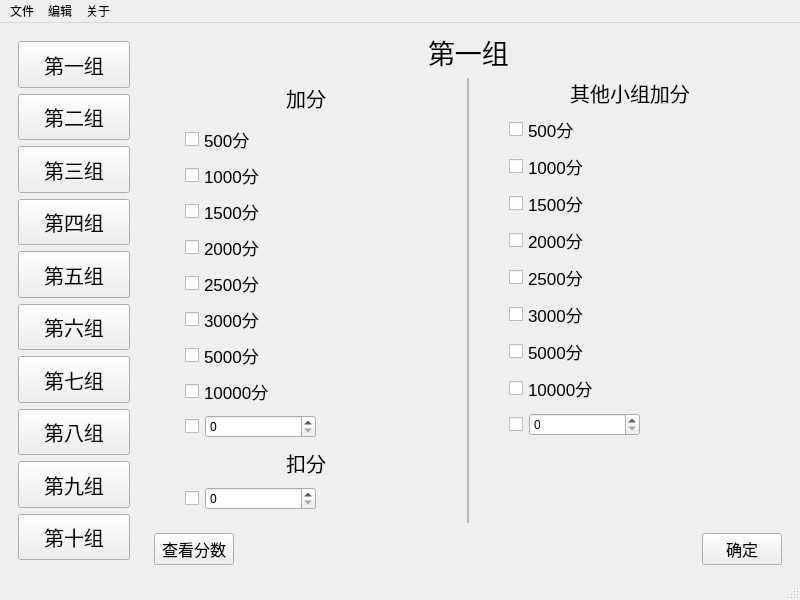
<?xml version="1.0" encoding="UTF-8"?>
<ui version="4.0">
 <class>MainWindow</class>
 <widget class="QMainWindow" name="MainWindow">
  <property name="geometry">
   <rect>
    <x>0</x>
    <y>0</y>
    <width>800</width>
    <height>600</height>
   </rect>
  </property>
  <property name="windowTitle">
   <string>记分器</string>
  </property>
  <widget class="QWidget" name="centralwidget">
   <layout class="QHBoxLayout" name="horizontalLayout">
    <item>
     <widget class="QWidget" name="choosebutton" native="true">
      <property name="minimumSize">
       <size>
        <width>130</width>
        <height>0</height>
       </size>
      </property>
      <property name="maximumSize">
       <size>
        <width>130</width>
        <height>16777215</height>
       </size>
      </property>
      <layout class="QVBoxLayout" name="verticalLayout">
       <item>
        <widget class="QPushButton" name="pbzu1">
         <property name="sizePolicy">
          <sizepolicy hsizetype="Expanding" vsizetype="Expanding">
           <horstretch>0</horstretch>
           <verstretch>0</verstretch>
          </sizepolicy>
         </property>
         <property name="font">
          <font>
           <pointsize>15</pointsize>
          </font>
         </property>
         <property name="text">
          <string>第一组</string>
         </property>
        </widget>
       </item>
       <item>
        <widget class="QPushButton" name="pbzu2">
         <property name="sizePolicy">
          <sizepolicy hsizetype="Expanding" vsizetype="Expanding">
           <horstretch>0</horstretch>
           <verstretch>0</verstretch>
          </sizepolicy>
         </property>
         <property name="font">
          <font>
           <pointsize>15</pointsize>
          </font>
         </property>
         <property name="text">
          <string>第二组</string>
         </property>
        </widget>
       </item>
       <item>
        <widget class="QPushButton" name="pbzu3">
         <property name="sizePolicy">
          <sizepolicy hsizetype="Expanding" vsizetype="Expanding">
           <horstretch>0</horstretch>
           <verstretch>0</verstretch>
          </sizepolicy>
         </property>
         <property name="font">
          <font>
           <pointsize>15</pointsize>
          </font>
         </property>
         <property name="text">
          <string>第三组</string>
         </property>
        </widget>
       </item>
       <item>
        <widget class="QPushButton" name="pbzu4">
         <property name="sizePolicy">
          <sizepolicy hsizetype="Expanding" vsizetype="Expanding">
           <horstretch>0</horstretch>
           <verstretch>0</verstretch>
          </sizepolicy>
         </property>
         <property name="font">
          <font>
           <pointsize>15</pointsize>
          </font>
         </property>
         <property name="text">
          <string>第四组</string>
         </property>
        </widget>
       </item>
       <item>
        <widget class="QPushButton" name="pbzu5">
         <property name="sizePolicy">
          <sizepolicy hsizetype="Expanding" vsizetype="Expanding">
           <horstretch>0</horstretch>
           <verstretch>0</verstretch>
          </sizepolicy>
         </property>
         <property name="font">
          <font>
           <pointsize>15</pointsize>
          </font>
         </property>
         <property name="text">
          <string>第五组</string>
         </property>
        </widget>
       </item>
       <item>
        <widget class="QPushButton" name="pbzu6">
         <property name="sizePolicy">
          <sizepolicy hsizetype="Expanding" vsizetype="Expanding">
           <horstretch>0</horstretch>
           <verstretch>0</verstretch>
          </sizepolicy>
         </property>
         <property name="font">
          <font>
           <pointsize>15</pointsize>
          </font>
         </property>
         <property name="text">
          <string>第六组</string>
         </property>
        </widget>
       </item>
       <item>
        <widget class="QPushButton" name="pbzu7">
         <property name="sizePolicy">
          <sizepolicy hsizetype="Expanding" vsizetype="Expanding">
           <horstretch>0</horstretch>
           <verstretch>0</verstretch>
          </sizepolicy>
         </property>
         <property name="font">
          <font>
           <pointsize>15</pointsize>
          </font>
         </property>
         <property name="text">
          <string>第七组</string>
         </property>
        </widget>
       </item>
       <item>
        <widget class="QPushButton" name="pbzu8">
         <property name="sizePolicy">
          <sizepolicy hsizetype="Expanding" vsizetype="Expanding">
           <horstretch>0</horstretch>
           <verstretch>0</verstretch>
          </sizepolicy>
         </property>
         <property name="font">
          <font>
           <pointsize>15</pointsize>
          </font>
         </property>
         <property name="text">
          <string>第八组</string>
         </property>
        </widget>
       </item>
       <item>
        <widget class="QPushButton" name="pbzu9">
         <property name="sizePolicy">
          <sizepolicy hsizetype="Expanding" vsizetype="Expanding">
           <horstretch>0</horstretch>
           <verstretch>0</verstretch>
          </sizepolicy>
         </property>
         <property name="font">
          <font>
           <pointsize>15</pointsize>
          </font>
         </property>
         <property name="text">
          <string>第九组</string>
         </property>
        </widget>
       </item>
       <item>
        <widget class="QPushButton" name="pbzu10">
         <property name="sizePolicy">
          <sizepolicy hsizetype="Expanding" vsizetype="Expanding">
           <horstretch>0</horstretch>
           <verstretch>0</verstretch>
          </sizepolicy>
         </property>
         <property name="font">
          <font>
           <pointsize>15</pointsize>
          </font>
         </property>
         <property name="text">
          <string>第十组</string>
         </property>
        </widget>
       </item>
      </layout>
     </widget>
    </item>
    <item>
     <widget class="QWidget" name="contentwidget" native="true">
      <layout class="QVBoxLayout" name="verticalLayout_2">
       <property name="leftMargin">
        <number>0</number>
       </property>
       <property name="topMargin">
        <number>0</number>
       </property>
       <property name="rightMargin">
        <number>0</number>
       </property>
       <property name="bottomMargin">
        <number>0</number>
       </property>
       <item>
        <widget class="QWidget" name="upwidget" native="true">
         <property name="minimumSize">
          <size>
           <width>0</width>
           <height>40</height>
          </size>
         </property>
         <property name="maximumSize">
          <size>
           <width>16777215</width>
           <height>40</height>
          </size>
         </property>
         <layout class="QHBoxLayout" name="horizontalLayout_3">
          <property name="spacing">
           <number>0</number>
          </property>
          <property name="leftMargin">
           <number>0</number>
          </property>
          <property name="topMargin">
           <number>0</number>
          </property>
          <property name="rightMargin">
           <number>0</number>
          </property>
          <property name="bottomMargin">
           <number>0</number>
          </property>
          <item>
           <spacer name="horizontalSpacer">
            <property name="orientation">
             <enum>Qt::Orientation::Horizontal</enum>
            </property>
            <property name="sizeHint" stdset="0">
             <size>
              <width>40</width>
              <height>20</height>
             </size>
            </property>
           </spacer>
          </item>
          <item>
           <widget class="QLabel" name="groupshow">
            <property name="minimumSize">
             <size>
              <width>0</width>
              <height>40</height>
             </size>
            </property>
            <property name="maximumSize">
             <size>
              <width>16777215</width>
              <height>40</height>
             </size>
            </property>
            <property name="font">
             <font>
              <pointsize>20</pointsize>
             </font>
            </property>
            <property name="text">
             <string>第一组</string>
            </property>
           </widget>
          </item>
          <item>
           <spacer name="horizontalSpacer_2">
            <property name="orientation">
             <enum>Qt::Orientation::Horizontal</enum>
            </property>
            <property name="sizeHint" stdset="0">
             <size>
              <width>40</width>
              <height>20</height>
             </size>
            </property>
           </spacer>
          </item>
         </layout>
        </widget>
       </item>
       <item>
        <widget class="QWidget" name="maincontent" native="true">
         <layout class="QHBoxLayout" name="horizontalLayout_2">
          <property name="spacing">
           <number>0</number>
          </property>
          <property name="leftMargin">
           <number>0</number>
          </property>
          <property name="topMargin">
           <number>0</number>
          </property>
          <property name="rightMargin">
           <number>0</number>
          </property>
          <property name="bottomMargin">
           <number>0</number>
          </property>
          <item>
           <widget class="QWidget" name="plus" native="true">
            <layout class="QVBoxLayout" name="verticalLayout_3">
             <property name="spacing">
              <number>6</number>
             </property>
             <property name="leftMargin">
              <number>40</number>
             </property>
             <property name="topMargin">
              <number>0</number>
             </property>
             <property name="rightMargin">
              <number>40</number>
             </property>
             <property name="bottomMargin">
              <number>0</number>
             </property>
             <item>
              <widget class="QLabel" name="plabel">
               <property name="minimumSize">
                <size>
                 <width>0</width>
                 <height>40</height>
                </size>
               </property>
               <property name="maximumSize">
                <size>
                 <width>16777215</width>
                 <height>40</height>
                </size>
               </property>
               <property name="font">
                <font>
                 <pointsize>15</pointsize>
                </font>
               </property>
               <property name="text">
                <string>加分</string>
               </property>
               <property name="alignment">
                <set>Qt::AlignmentFlag::AlignCenter</set>
               </property>
              </widget>
             </item>
             <item>
              <widget class="QCheckBox" name="p500">
               <property name="minimumSize">
                <size>
                 <width>0</width>
                 <height>30</height>
                </size>
               </property>
               <property name="font">
                <font>
                 <pointsize>13</pointsize>
                </font>
               </property>
               <property name="text">
                <string>500分</string>
               </property>
              </widget>
             </item>
             <item>
              <widget class="QCheckBox" name="p1000">
               <property name="minimumSize">
                <size>
                 <width>0</width>
                 <height>30</height>
                </size>
               </property>
               <property name="font">
                <font>
                 <pointsize>13</pointsize>
                </font>
               </property>
               <property name="text">
                <string>1000分</string>
               </property>
              </widget>
             </item>
             <item>
              <widget class="QCheckBox" name="p1500">
               <property name="minimumSize">
                <size>
                 <width>0</width>
                 <height>30</height>
                </size>
               </property>
               <property name="font">
                <font>
                 <pointsize>13</pointsize>
                </font>
               </property>
               <property name="text">
                <string>1500分</string>
               </property>
              </widget>
             </item>
             <item>
              <widget class="QCheckBox" name="p2000">
               <property name="minimumSize">
                <size>
                 <width>0</width>
                 <height>30</height>
                </size>
               </property>
               <property name="font">
                <font>
                 <pointsize>13</pointsize>
                </font>
               </property>
               <property name="text">
                <string>2000分</string>
               </property>
              </widget>
             </item>
             <item>
              <widget class="QCheckBox" name="p2500">
               <property name="minimumSize">
                <size>
                 <width>0</width>
                 <height>30</height>
                </size>
               </property>
               <property name="font">
                <font>
                 <pointsize>13</pointsize>
                </font>
               </property>
               <property name="text">
                <string>2500分</string>
               </property>
              </widget>
             </item>
             <item>
              <widget class="QCheckBox" name="p3000">
               <property name="minimumSize">
                <size>
                 <width>0</width>
                 <height>30</height>
                </size>
               </property>
               <property name="font">
                <font>
                 <pointsize>13</pointsize>
                </font>
               </property>
               <property name="text">
                <string>3000分</string>
               </property>
              </widget>
             </item>
             <item>
              <widget class="QCheckBox" name="p5000">
               <property name="minimumSize">
                <size>
                 <width>0</width>
                 <height>30</height>
                </size>
               </property>
               <property name="font">
                <font>
                 <pointsize>13</pointsize>
                </font>
               </property>
               <property name="text">
                <string>5000分</string>
               </property>
              </widget>
             </item>
             <item>
              <widget class="QCheckBox" name="p10000">
               <property name="minimumSize">
                <size>
                 <width>0</width>
                 <height>30</height>
                </size>
               </property>
               <property name="font">
                <font>
                 <pointsize>13</pointsize>
                </font>
               </property>
               <property name="text">
                <string>10000分</string>
               </property>
              </widget>
             </item>
             <item>
              <widget class="QWidget" name="pdiy" native="true">
               <property name="minimumSize">
                <size>
                 <width>0</width>
                 <height>30</height>
                </size>
               </property>
               <property name="maximumSize">
                <size>
                 <width>16777215</width>
                 <height>35</height>
                </size>
               </property>
               <layout class="QHBoxLayout" name="horizontalLayout_4">
                <property name="spacing">
                 <number>0</number>
                </property>
                <property name="leftMargin">
                 <number>0</number>
                </property>
                <property name="topMargin">
                 <number>0</number>
                </property>
                <property name="rightMargin">
                 <number>0</number>
                </property>
                <property name="bottomMargin">
                 <number>0</number>
                </property>
                <item>
                 <widget class="QCheckBox" name="checkpdiy">
                  <property name="minimumSize">
                   <size>
                    <width>0</width>
                    <height>0</height>
                   </size>
                  </property>
                  <property name="maximumSize">
                   <size>
                    <width>20</width>
                    <height>16777215</height>
                   </size>
                  </property>
                  <property name="text">
                   <string/>
                  </property>
                 </widget>
                </item>
                <item>
                 <widget class="QSpinBox" name="pdiyscore">
                  <property name="maximumSize">
                   <size>
                    <width>200</width>
                    <height>16777215</height>
                   </size>
                  </property>
                  <property name="maximum">
                   <number>9999999</number>
                  </property>
                 </widget>
                </item>
                <item>
                 <widget class="QWidget" name="widget_2" native="true"/>
                </item>
               </layout>
              </widget>
             </item>
             <item>
              <widget class="QLabel" name="mplabel">
               <property name="minimumSize">
                <size>
                 <width>0</width>
                 <height>30</height>
                </size>
               </property>
               <property name="maximumSize">
                <size>
                 <width>16777215</width>
                 <height>30</height>
                </size>
               </property>
               <property name="font">
                <font>
                 <pointsize>15</pointsize>
                </font>
               </property>
               <property name="text">
                <string>扣分</string>
               </property>
               <property name="alignment">
                <set>Qt::AlignmentFlag::AlignCenter</set>
               </property>
              </widget>
             </item>
             <item>
              <widget class="QWidget" name="mpdiy" native="true">
               <property name="minimumSize">
                <size>
                 <width>0</width>
                 <height>30</height>
                </size>
               </property>
               <property name="maximumSize">
                <size>
                 <width>16777215</width>
                 <height>35</height>
                </size>
               </property>
               <layout class="QHBoxLayout" name="horizontalLayout_6">
                <property name="spacing">
                 <number>0</number>
                </property>
                <property name="leftMargin">
                 <number>0</number>
                </property>
                <property name="topMargin">
                 <number>0</number>
                </property>
                <property name="rightMargin">
                 <number>0</number>
                </property>
                <property name="bottomMargin">
                 <number>0</number>
                </property>
                <item>
                 <widget class="QCheckBox" name="checkmpdiy">
                  <property name="minimumSize">
                   <size>
                    <width>0</width>
                    <height>0</height>
                   </size>
                  </property>
                  <property name="maximumSize">
                   <size>
                    <width>20</width>
                    <height>16777215</height>
                   </size>
                  </property>
                  <property name="text">
                   <string/>
                  </property>
                 </widget>
                </item>
                <item>
                 <widget class="QSpinBox" name="mpdiyscore">
                  <property name="maximumSize">
                   <size>
                    <width>200</width>
                    <height>16777215</height>
                   </size>
                  </property>
                  <property name="maximum">
                   <number>9999999</number>
                  </property>
                 </widget>
                </item>
                <item>
                 <widget class="QWidget" name="widget_4" native="true"/>
                </item>
               </layout>
              </widget>
             </item>
             <item>
              <spacer name="verticalSpacer">
               <property name="orientation">
                <enum>Qt::Orientation::Vertical</enum>
               </property>
               <property name="sizeHint" stdset="0">
                <size>
                 <width>20</width>
                 <height>40</height>
                </size>
               </property>
              </spacer>
             </item>
            </layout>
           </widget>
          </item>
          <item>
           <widget class="QFrame" name="line">
            <property name="minimumSize">
             <size>
              <width>2</width>
              <height>0</height>
             </size>
            </property>
            <property name="maximumSize">
             <size>
              <width>2</width>
              <height>16777215</height>
             </size>
            </property>
            <property name="frameShape">
             <enum>QFrame::Shape::StyledPanel</enum>
            </property>
            <property name="frameShadow">
             <enum>QFrame::Shadow::Raised</enum>
            </property>
           </widget>
          </item>
          <item>
           <widget class="QWidget" name="minus" native="true">
            <layout class="QVBoxLayout" name="verticalLayout_4">
             <property name="leftMargin">
              <number>40</number>
             </property>
             <property name="topMargin">
              <number>0</number>
             </property>
             <property name="rightMargin">
              <number>40</number>
             </property>
             <property name="bottomMargin">
              <number>0</number>
             </property>
             <item>
              <widget class="QLabel" name="mlabel">
               <property name="minimumSize">
                <size>
                 <width>0</width>
                 <height>30</height>
                </size>
               </property>
               <property name="maximumSize">
                <size>
                 <width>16777215</width>
                 <height>40</height>
                </size>
               </property>
               <property name="font">
                <font>
                 <pointsize>15</pointsize>
                </font>
               </property>
               <property name="text">
                <string>其他小组加分</string>
               </property>
               <property name="alignment">
                <set>Qt::AlignmentFlag::AlignCenter</set>
               </property>
              </widget>
             </item>
             <item>
              <widget class="QCheckBox" name="m500">
               <property name="minimumSize">
                <size>
                 <width>0</width>
                 <height>30</height>
                </size>
               </property>
               <property name="font">
                <font>
                 <pointsize>13</pointsize>
                </font>
               </property>
               <property name="text">
                <string>500分</string>
               </property>
              </widget>
             </item>
             <item>
              <widget class="QCheckBox" name="m1000">
               <property name="minimumSize">
                <size>
                 <width>0</width>
                 <height>30</height>
                </size>
               </property>
               <property name="font">
                <font>
                 <pointsize>13</pointsize>
                </font>
               </property>
               <property name="text">
                <string>1000分</string>
               </property>
              </widget>
             </item>
             <item>
              <widget class="QCheckBox" name="m1500">
               <property name="minimumSize">
                <size>
                 <width>0</width>
                 <height>30</height>
                </size>
               </property>
               <property name="font">
                <font>
                 <pointsize>13</pointsize>
                </font>
               </property>
               <property name="text">
                <string>1500分</string>
               </property>
              </widget>
             </item>
             <item>
              <widget class="QCheckBox" name="m2000">
               <property name="minimumSize">
                <size>
                 <width>0</width>
                 <height>30</height>
                </size>
               </property>
               <property name="font">
                <font>
                 <pointsize>13</pointsize>
                </font>
               </property>
               <property name="text">
                <string>2000分</string>
               </property>
              </widget>
             </item>
             <item>
              <widget class="QCheckBox" name="m2500">
               <property name="minimumSize">
                <size>
                 <width>0</width>
                 <height>30</height>
                </size>
               </property>
               <property name="font">
                <font>
                 <pointsize>13</pointsize>
                </font>
               </property>
               <property name="text">
                <string>2500分</string>
               </property>
              </widget>
             </item>
             <item>
              <widget class="QCheckBox" name="m3000">
               <property name="minimumSize">
                <size>
                 <width>0</width>
                 <height>30</height>
                </size>
               </property>
               <property name="font">
                <font>
                 <pointsize>13</pointsize>
                </font>
               </property>
               <property name="text">
                <string>3000分</string>
               </property>
              </widget>
             </item>
             <item>
              <widget class="QCheckBox" name="m5000">
               <property name="minimumSize">
                <size>
                 <width>0</width>
                 <height>30</height>
                </size>
               </property>
               <property name="font">
                <font>
                 <pointsize>13</pointsize>
                </font>
               </property>
               <property name="text">
                <string>5000分</string>
               </property>
              </widget>
             </item>
             <item>
              <widget class="QCheckBox" name="m10000">
               <property name="minimumSize">
                <size>
                 <width>0</width>
                 <height>30</height>
                </size>
               </property>
               <property name="font">
                <font>
                 <pointsize>13</pointsize>
                </font>
               </property>
               <property name="text">
                <string>10000分</string>
               </property>
              </widget>
             </item>
             <item>
              <widget class="QWidget" name="mdiy" native="true">
               <property name="minimumSize">
                <size>
                 <width>0</width>
                 <height>30</height>
                </size>
               </property>
               <property name="maximumSize">
                <size>
                 <width>16777215</width>
                 <height>35</height>
                </size>
               </property>
               <layout class="QHBoxLayout" name="horizontalLayout_5">
                <property name="spacing">
                 <number>0</number>
                </property>
                <property name="leftMargin">
                 <number>0</number>
                </property>
                <property name="topMargin">
                 <number>0</number>
                </property>
                <property name="rightMargin">
                 <number>0</number>
                </property>
                <property name="bottomMargin">
                 <number>0</number>
                </property>
                <item>
                 <widget class="QCheckBox" name="checkmdiy">
                  <property name="minimumSize">
                   <size>
                    <width>0</width>
                    <height>0</height>
                   </size>
                  </property>
                  <property name="maximumSize">
                   <size>
                    <width>20</width>
                    <height>16777215</height>
                   </size>
                  </property>
                  <property name="text">
                   <string/>
                  </property>
                 </widget>
                </item>
                <item>
                 <widget class="QSpinBox" name="mdiyscore">
                  <property name="maximumSize">
                   <size>
                    <width>200</width>
                    <height>16777215</height>
                   </size>
                  </property>
                  <property name="maximum">
                   <number>9999999</number>
                  </property>
                 </widget>
                </item>
                <item>
                 <widget class="QWidget" name="widget_3" native="true"/>
                </item>
               </layout>
              </widget>
             </item>
             <item>
              <spacer name="verticalSpacer_2">
               <property name="orientation">
                <enum>Qt::Orientation::Vertical</enum>
               </property>
               <property name="sizeHint" stdset="0">
                <size>
                 <width>20</width>
                 <height>75</height>
                </size>
               </property>
              </spacer>
             </item>
            </layout>
           </widget>
          </item>
         </layout>
        </widget>
       </item>
       <item>
        <widget class="QWidget" name="underwidget" native="true">
         <property name="minimumSize">
          <size>
           <width>0</width>
           <height>40</height>
          </size>
         </property>
         <layout class="QHBoxLayout" name="horizontalLayout_7">
          <property name="leftMargin">
           <number>9</number>
          </property>
          <property name="topMargin">
           <number>0</number>
          </property>
          <property name="rightMargin">
           <number>9</number>
          </property>
          <property name="bottomMargin">
           <number>0</number>
          </property>
          <item>
           <widget class="QPushButton" name="viewscore">
            <property name="font">
             <font>
              <pointsize>12</pointsize>
             </font>
            </property>
            <property name="text">
             <string>查看分数</string>
            </property>
           </widget>
          </item>
          <item>
           <spacer name="horizontalSpacer_3">
            <property name="orientation">
             <enum>Qt::Orientation::Horizontal</enum>
            </property>
            <property name="sizeHint" stdset="0">
             <size>
              <width>40</width>
              <height>20</height>
             </size>
            </property>
           </spacer>
          </item>
          <item>
           <widget class="QPushButton" name="checkbuttom">
            <property name="font">
             <font>
              <pointsize>12</pointsize>
             </font>
            </property>
            <property name="text">
             <string>确定</string>
            </property>
           </widget>
          </item>
         </layout>
        </widget>
       </item>
      </layout>
     </widget>
    </item>
   </layout>
  </widget>
  <widget class="QMenuBar" name="menubar">
   <property name="geometry">
    <rect>
     <x>0</x>
     <y>0</y>
     <width>800</width>
     <height>20</height>
    </rect>
   </property>
   <widget class="QMenu" name="wenjian">
    <property name="title">
     <string>文件</string>
    </property>
    <widget class="QMenu" name="daoru">
     <property name="title">
      <string>导入</string>
     </property>
     <addaction name="daoru_excel"/>
    </widget>
    <widget class="QMenu" name="daochu">
     <property name="title">
      <string>导出</string>
     </property>
     <addaction name="daochu_excel"/>
    </widget>
    <addaction name="daoru"/>
    <addaction name="daochu"/>
    <addaction name="separator"/>
    <addaction name="chakanfenshu"/>
   </widget>
   <widget class="QMenu" name="bianji">
    <property name="title">
     <string>编辑</string>
    </property>
    <widget class="QMenu" name="zushu">
     <property name="title">
      <string>组数</string>
     </property>
     <addaction name="action1"/>
     <addaction name="action2"/>
     <addaction name="action3"/>
     <addaction name="action4"/>
     <addaction name="action5"/>
     <addaction name="action6"/>
     <addaction name="action7"/>
     <addaction name="action8"/>
     <addaction name="action9"/>
     <addaction name="action10"/>
    </widget>
    <addaction name="zushu"/>
    <addaction name="separator"/>
    <addaction name="qingkong"/>
    <addaction name="chexiao"/>
   </widget>
   <widget class="QMenu" name="guanyu">
    <property name="title">
     <string>关于</string>
    </property>
    <addaction name="banben"/>
   </widget>
   <addaction name="wenjian"/>
   <addaction name="bianji"/>
   <addaction name="guanyu"/>
  </widget>
  <widget class="QStatusBar" name="statusbar"/>
  <action name="chakanfenshu">
   <property name="text">
    <string>查看分数</string>
   </property>
  </action>
  <action name="daoru_excel">
   <property name="text">
    <string>excel</string>
   </property>
  </action>
  <action name="daochu_excel">
   <property name="text">
    <string>excel</string>
   </property>
  </action>
  <action name="action1">
   <property name="checkable">
    <bool>true</bool>
   </property>
   <property name="text">
    <string>1</string>
   </property>
  </action>
  <action name="action2">
   <property name="checkable">
    <bool>true</bool>
   </property>
   <property name="text">
    <string>2</string>
   </property>
  </action>
  <action name="action3">
   <property name="checkable">
    <bool>true</bool>
   </property>
   <property name="text">
    <string>3</string>
   </property>
  </action>
  <action name="action4">
   <property name="checkable">
    <bool>true</bool>
   </property>
   <property name="text">
    <string>4</string>
   </property>
  </action>
  <action name="action5">
   <property name="checkable">
    <bool>true</bool>
   </property>
   <property name="text">
    <string>5</string>
   </property>
  </action>
  <action name="action6">
   <property name="checkable">
    <bool>true</bool>
   </property>
   <property name="text">
    <string>6</string>
   </property>
  </action>
  <action name="action7">
   <property name="checkable">
    <bool>true</bool>
   </property>
   <property name="text">
    <string>7</string>
   </property>
  </action>
  <action name="action8">
   <property name="checkable">
    <bool>true</bool>
   </property>
   <property name="text">
    <string>8</string>
   </property>
  </action>
  <action name="action9">
   <property name="checkable">
    <bool>true</bool>
   </property>
   <property name="text">
    <string>9</string>
   </property>
  </action>
  <action name="action10">
   <property name="checkable">
    <bool>true</bool>
   </property>
   <property name="text">
    <string>10</string>
   </property>
  </action>
  <action name="qingkong">
   <property name="text">
    <string>清空记录</string>
   </property>
  </action>
  <action name="chexiao">
   <property name="text">
    <string>撤销</string>
   </property>
  </action>
  <action name="banben">
   <property name="text">
    <string>软件版本</string>
   </property>
  </action>
 </widget>
 <resources/>
 <connections/>
</ui>
